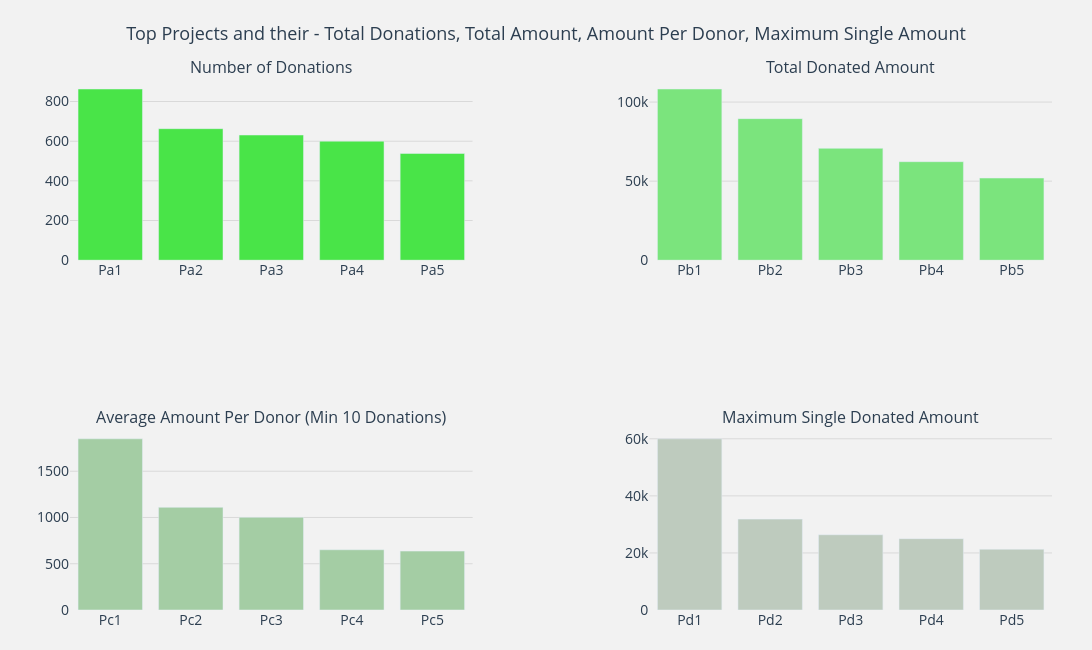

Notebook cell for this chart:
### Markdown cell above
Ha habido un total de **4,687,884 donaciones** a partir de abril de 2018 en donorschoose. El monto más alto donado es igual a **USD 60,000** donados en 2013. Solo **6 donaciones son mayores que USD 20,000** mientras que solo **61 pagos son mayores que USD 10,000**. La mayoría de los pagos (aproximadamente **83%** de todas las donaciones) son **menos de USD 100**. Hay 350 pagos que son menos de USD 1 -> cantidad pequeña, pero aún puede hacer diferencia. A partir de abril de 2018, DonorsChoose ha recaudado una cantidad colosal igual a **USD 284,408,243** a través de su plataforma. El monto promedio donado en donorschoose es igual a USD 60. Veamos los detalles de donantes y proyectos relacionados con estas donaciones en las siguientes secciones.

## <a id="3.2">3.2 Proyectos y sus Donaciones</a>

Identifiquemos los mejores proyectos y sus valores de atributos relacionados:

- 3.2.1 Proyectos con Mayor Número de Donantes
- 3.2.2 Proyectos con Mayor Monto Total Financiado
- 3.2.3 Proyectos con Mayor Monto Promedio por Donante
- 3.2.4 Proyectos con Mayor Monto de Donación Individual

### Code cell
import plotly.graph_objects as go
from plotly.subplots import make_subplots

tempdf = donations_df.groupby('Project ID').agg({
    'Project ID': 'count',
    'Donation Amount': 'sum'
}).rename(columns={
    'Project ID': 'Total Donations',
    'Donation Amount': 'Total Amount'
}).reset_index()

tempdf['Average Donation Amount'] = tempdf['Total Amount'] / tempdf['Total Donations']

tempdf1 = tempdf.sort_values(by='Total Donations', ascending=False).head(5)
x1 = [f'Pa{i + 1}' for i in range(len(tempdf1))]
y1 = tempdf1['Total Donations']

tr1 = go.Bar(
    x=x1,
    y=y1,
    marker_color='#49e448',
    name='Total Donations'
)

tempdf2 = tempdf.sort_values(by='Total Amount', ascending=False).head(5)
x2 = [f'Pb{i + 1}' for i in range(len(tempdf2))]
y2 = tempdf2['Total Amount']

tr2 = go.Bar(
    x=x2,
    y=y2,
    marker_color='#7be47d',
    name='Total Amount'
)

tempdf3 = tempdf[tempdf['Total Donations'] > 10].sort_values(
    by='Average Donation Amount',
    ascending=False
).head(5)

x3 = [f'Pc{i + 1}' for i in range(len(tempdf3))]
y3 = tempdf3['Average Donation Amount']

tr3 = go.Bar(
    x=x3,
    y=y3,
    marker_color='#a4cda4',
    name='Average Donation Amount'
)

tempdf4 = donations_df.groupby('Project ID').agg({
    'Project ID': 'count',
    'Donation Amount': 'max'
}).rename(columns={
    'Project ID': 'Total Donations',
    'Donation Amount': 'Maximum Donations'
}).reset_index()

tempdf4 = tempdf4.sort_values(
    by='Maximum Donations',
    ascending=False
).head(5)

x4 = [f'Pd{i + 1}' for i in range(len(tempdf4))]
y4 = tempdf4['Maximum Donations']

tr4 = go.Bar(
    x=x4,
    y=y4,
    marker_color='#becbbe',
    name='Maximum Donations'
)

fig = make_subplots(
    rows=2,
    cols=2,
    subplot_titles=[
        'Number of Donations',
        'Total Donated Amount',
        'Average Amount Per Donor (Min 10 Donations)',
        'Maximum Single Donated Amount'
    ],
    vertical_spacing=0.32,
    horizontal_spacing=0.18
)

fig.add_trace(tr1, row=1, col=1)
fig.add_trace(tr2, row=1, col=2)
fig.add_trace(tr3, row=2, col=1)
fig.add_trace(tr4, row=2, col=2)

fig.update_layout(
    height=650,
    width=1100,
    showlegend=False,
    title={
        'text': 'Top Projects and their - Total Donations, Total Amount, Amount Per Donor, Maximum Single Amount',
        'x': 0.5,
        'xanchor': 'center',
        'font': {'size': 18}
    },
    plot_bgcolor='#f2f2f2',
    paper_bgcolor='#f2f2f2',
    margin={'t': 80, 'l': 70, 'r': 40, 'b': 40},
    font={'size': 14, 'color': '#2c3e50'}
)

fig.update_xaxes(
    showgrid=False,
    zeroline=False
)

fig.update_yaxes(
    showgrid=True,
    gridcolor='#d9d9d9',
    zeroline=False
)

fig.update_yaxes(tickformat='~s', row=1, col=2)
fig.update_yaxes(tickformat='~s', row=2, col=2)

fig.show()

### Figure 1 — Plotly figure (JSON) as saved in the notebook; plotly's stock layout.template omitted (floating-point values rounded to 4 significant figures)
{"data": [{"marker": {"color": "#49e448"}, "name": "Total Donations", "type": "bar", "x": ["Pa1", "Pa2", "Pa3", "Pa4", "Pa5"], "xaxis": "x", "y": [863, 663, 631, 600, 538], "yaxis": "y"}, {"marker": {"color": "#7be47d"}, "name": "Total Amount", "type": "bar", "x": ["Pb1", "Pb2", "Pb3", "Pb4", "Pb5"], "xaxis": "x2", "y": [108200.0, 89510.0, 70730.0, 62290.0, 51950.0], "yaxis": "y2"}, {"marker": {"color": "#a4cda4"}, "name": "Average Donation Amount", "type": "bar", "x": ["Pc1", "Pc2", "Pc3", "Pc4", "Pc5"], "xaxis": "x3", "y": [1850.0, 1110.0, 1002.0, 650.9, 636.6], "yaxis": "y3"}, {"marker": {"color": "#becbbe"}, "name": "Maximum Donations", "type": "bar", "x": ["Pd1", "Pd2", "Pd3", "Pd4", "Pd5"], "xaxis": "x4", "y": [60000.0, 31860.0, 26370.0, 25000.0, 21300.0], "yaxis": "y4"}], "layout": {"annotations": [{"font": {"size": 16}, "showarrow": false, "text": "Number of Donations", "x": 0.205, "xanchor": "center", "xref": "paper", "y": 1.0, "yanchor": "bottom", "yref": "paper"}, {"font": {"size": 16}, "showarrow": false, "text": "Total Donated Amount", "x": 0.795, "xanchor": "center", "xref": "paper", "y": 1.0, "yanchor": "bottom", "yref": "paper"}, {"font": {"size": 16}, "showarrow": false, "text": "Average Amount Per Donor (Min 10 Donations)", "x": 0.205, "xanchor": "center", "xref": "paper", "y": 0.34, "yanchor": "bottom", "yref": "paper"}, {"font": {"size": 16}, "showarrow": false, "text": "Maximum Single Donated Amount", "x": 0.795, "xanchor": "center", "xref": "paper", "y": 0.34, "yanchor": "bottom", "yref": "paper"}], "font": {"color": "#2c3e50", "size": 14}, "height": 650, "margin": {"b": 40, "l": 70, "r": 40, "t": 80}, "paper_bgcolor": "#f2f2f2", "plot_bgcolor": "#f2f2f2", "showlegend": false, "title": {"font": {"size": 18}, "text": "Top Projects and their - Total Donations, Total Amount, Amount Per Donor, Maximum Single Amount", "x": 0.5, "xanchor": "center"}, "width": 1100, "xaxis": {"anchor": "y", "domain": [0, 0.41], "showgrid": false, "zeroline": false}, "xaxis2": {"anchor": "y2", "domain": [0.59, 1], "showgrid": false, "zeroline": false}, "xaxis3": {"anchor": "y3", "domain": [0, 0.41], "showgrid": false, "zeroline": false}, "xaxis4": {"anchor": "y4", "domain": [0.59, 1], "showgrid": false, "zeroline": false}, "yaxis": {"anchor": "x", "domain": [0.66, 1.0], "gridcolor": "#d9d9d9", "showgrid": true, "zeroline": false}, "yaxis2": {"anchor": "x2", "domain": [0.66, 1.0], "gridcolor": "#d9d9d9", "showgrid": true, "tickformat": "~s", "zeroline": false}, "yaxis3": {"anchor": "x3", "domain": [0, 0.34], "gridcolor": "#d9d9d9", "showgrid": true, "zeroline": false}, "yaxis4": {"anchor": "x4", "domain": [0, 0.34], "gridcolor": "#d9d9d9", "showgrid": true, "tickformat": "~s", "zeroline": false}}}
